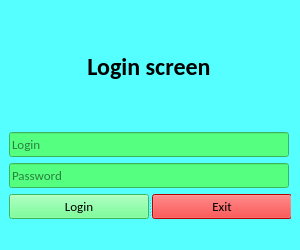
<?xml version="1.0" encoding="UTF-8"?>
<ui version="4.0">
 <class>MainWindow</class>
 <widget class="QMainWindow" name="MainWindow">
  <property name="geometry">
   <rect>
    <x>0</x>
    <y>0</y>
    <width>300</width>
    <height>250</height>
   </rect>
  </property>
  <property name="windowTitle">
   <string>Login</string>
  </property>
  <property name="styleSheet">
   <string notr="true">background-color: rgb(85, 255, 255);</string>
  </property>
  <widget class="QWidget" name="centralwidget">
   <layout class="QHBoxLayout" name="horizontalLayout">
    <item>
     <layout class="QVBoxLayout" name="verticalLayout">
      <item>
       <widget class="QLabel" name="label">
        <property name="sizePolicy">
         <sizepolicy hsizetype="Preferred" vsizetype="Preferred">
          <horstretch>0</horstretch>
          <verstretch>0</verstretch>
         </sizepolicy>
        </property>
        <property name="maximumSize">
         <size>
          <width>280</width>
          <height>16777215</height>
         </size>
        </property>
        <property name="font">
         <font>
          <family>Calibri</family>
          <pointsize>18</pointsize>
          <weight>75</weight>
          <bold>true</bold>
         </font>
        </property>
        <property name="text">
         <string>&lt;html&gt;&lt;head/&gt;&lt;body&gt;&lt;p align=&quot;center&quot;&gt;Login screen&lt;/p&gt;&lt;/body&gt;&lt;/html&gt;</string>
        </property>
        <property name="alignment">
         <set>Qt::AlignCenter</set>
        </property>
       </widget>
      </item>
      <item>
       <widget class="QLineEdit" name="loginLine">
        <property name="minimumSize">
         <size>
          <width>200</width>
          <height>0</height>
         </size>
        </property>
        <property name="maximumSize">
         <size>
          <width>280</width>
          <height>16777215</height>
         </size>
        </property>
        <property name="font">
         <font>
          <family>Calibri</family>
          <pointsize>10</pointsize>
         </font>
        </property>
        <property name="styleSheet">
         <string notr="true">background-color: rgb(85, 255, 127);
border-color: rgb(0, 0, 0);</string>
        </property>
        <property name="frame">
         <bool>true</bool>
        </property>
        <property name="placeholderText">
         <string>Login</string>
        </property>
        <property name="clearButtonEnabled">
         <bool>false</bool>
        </property>
       </widget>
      </item>
      <item>
       <widget class="QLineEdit" name="passwordLine">
        <property name="minimumSize">
         <size>
          <width>200</width>
          <height>0</height>
         </size>
        </property>
        <property name="maximumSize">
         <size>
          <width>280</width>
          <height>16777215</height>
         </size>
        </property>
        <property name="font">
         <font>
          <family>Calibri</family>
          <pointsize>10</pointsize>
         </font>
        </property>
        <property name="styleSheet">
         <string notr="true">background-color: rgb(85, 255, 127);
border-color: rgb(0, 0, 0);</string>
        </property>
        <property name="echoMode">
         <enum>QLineEdit::Password</enum>
        </property>
        <property name="placeholderText">
         <string>Password</string>
        </property>
       </widget>
      </item>
      <item>
       <widget class="QSplitter" name="splitter">
        <property name="minimumSize">
         <size>
          <width>280</width>
          <height>0</height>
         </size>
        </property>
        <property name="orientation">
         <enum>Qt::Horizontal</enum>
        </property>
        <widget class="QPushButton" name="loginButton">
         <property name="minimumSize">
          <size>
           <width>140</width>
           <height>0</height>
          </size>
         </property>
         <property name="maximumSize">
          <size>
           <width>140</width>
           <height>25</height>
          </size>
         </property>
         <property name="font">
          <font>
           <family>Calibri</family>
           <pointsize>10</pointsize>
          </font>
         </property>
         <property name="styleSheet">
          <string notr="true">background-color: rgb(85, 255, 127);</string>
         </property>
         <property name="text">
          <string>Login</string>
         </property>
        </widget>
        <widget class="QPushButton" name="exitButton">
         <property name="minimumSize">
          <size>
           <width>140</width>
           <height>0</height>
          </size>
         </property>
         <property name="maximumSize">
          <size>
           <width>140</width>
           <height>25</height>
          </size>
         </property>
         <property name="font">
          <font>
           <family>Calibri</family>
           <pointsize>10</pointsize>
          </font>
         </property>
         <property name="styleSheet">
          <string notr="true">background-color: rgb(255, 0, 0);</string>
         </property>
         <property name="text">
          <string>Exit</string>
         </property>
        </widget>
       </widget>
      </item>
     </layout>
    </item>
   </layout>
  </widget>
  <widget class="QStatusBar" name="statusbar"/>
 </widget>
 <resources/>
 <connections/>
</ui>
